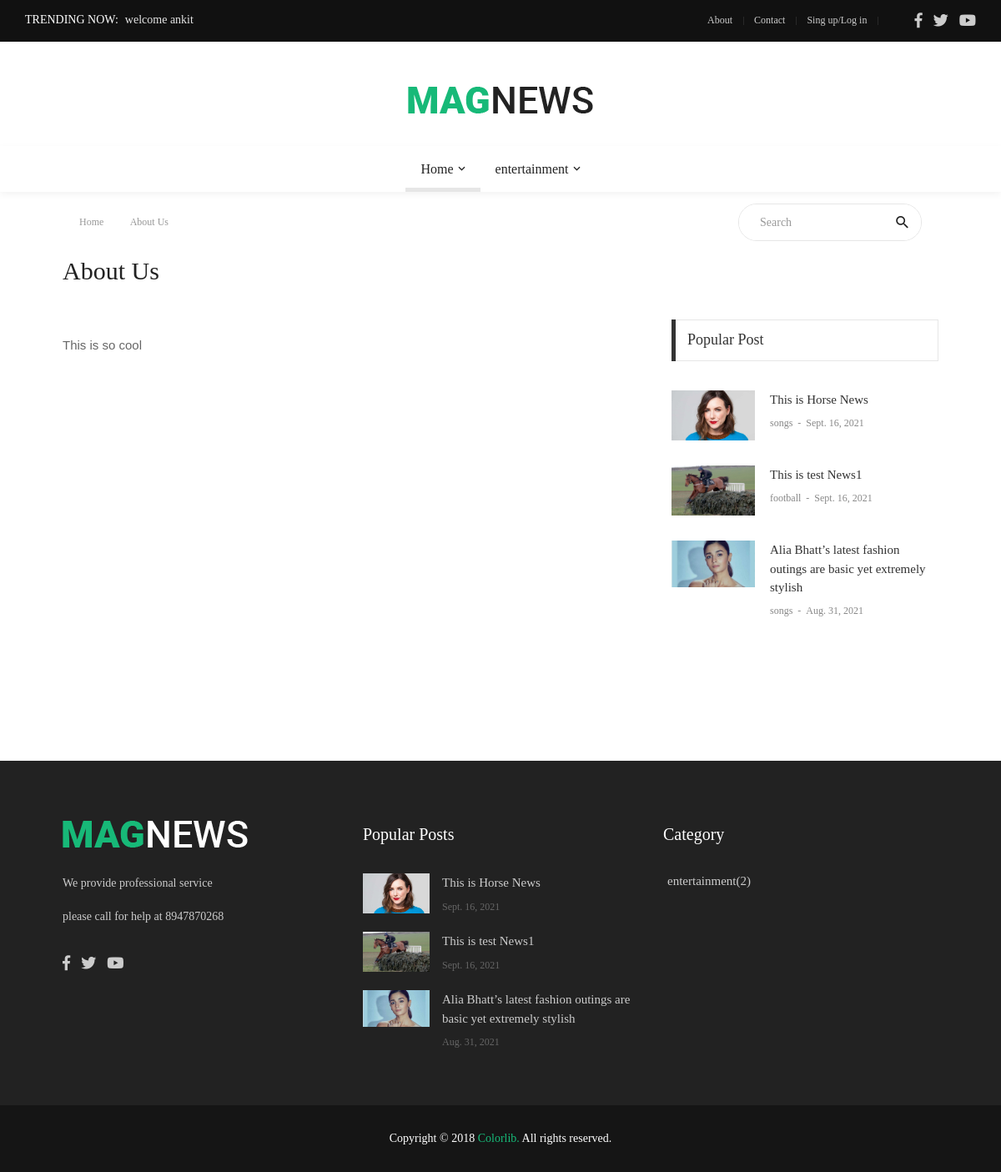
The page /about/ on the database its author committed.
### trending/models.py (models this page shows, shortened)
class Trending(models.Model):
    headline = models.CharField(max_length=250)

### myapp/models.py (models this page shows, shortened)
class article(models.Model):
    title = models.CharField(max_length=250)
    body = models.TextField()
    bodylong = models.TextField(default='-')
    fb = models.CharField(default='-', max_length=250)
    tw = models.CharField(default='-', max_length=250)
    yt = models.CharField(default='-', max_length=250)
    ph = models.CharField(default='-', max_length=250)
    picurl = models.TextField(default='_')
    picname = models.TextField(default='_')
    picurl2 = models.TextField(default='_')
    picname2 = models.TextField(default='_')

### cat/models.py (models this page shows, shortened)
class Cat(models.Model):
    name = models.CharField(max_length=250)
    count = models.IntegerField(default=0)

### news/models.py (models this page shows, shortened)
class News(models.Model):
    name = models.CharField(max_length=250)
    summary = models.TextField()
    body = models.TextField(default='_')
    date = models.DateField()
    picname = models.TextField()
    picurl = models.TextField(default='_')
    author = models.CharField(max_length=250, default='_')
    catname =models.CharField(max_length=250, default='_')
    catid = models.IntegerField(default=0)
    ocatid = models.IntegerField(default=0)
    show = models.IntegerField(default=0)
    tags = models.TextField(default='_')

### myapp/views.py (the view)
# urls.py: path('about/', views.about, name='about'),
def about(request):
    article_var  = article.objects.get(pk=1)
    news = News.objects.all().order_by('-pk')
    cat = Cat.objects.all()
    subcat = SubCat.objects.all()
    lastnews = News.objects.all().order_by('-pk')[:3]
    popularnews = News.objects.all().order_by('-show')
    popularnews2 = News.objects.all().order_by('-show')[:3]
    trending = Trending.objects.all().order_by('-pk')[:5]
    return render(request, 'front/about.html',{'name':article_var, 'News':news, 'cat':cat,'subcat':subcat,'lastnews':lastnews, 'popularnews2':popularnews2,'trending':trending})

### myapp/templates/front/about.html (shortened to what this page needs)
{% extends 'front/base.html' %}
{% load static %}
{% block mainblock %}
<div class="container">
	<div class="headline bg0 flex-wr-sb-c p-rl-20 p-tb-8">
		<div class="f2-s-1 p-r-30 m-tb-6">
			<a href="index.html" class="breadcrumb-item f1-s-3 cl9">
				Home
			</a>
			<span class="breadcrumb-item f1-s-3 cl9">
				About Us
			</span>
		</div>
			<div class="pos-relative size-a-2 bo-1-rad-22 of-hidden bocl11 m-tb-6">
				<input class="f1-s-1 cl6 plh9 s-full p-l-25 p-r-45" type="text" name="search" placeholder="Search">
				<button class="flex-c-c size-a-1 ab-t-r fs-20 cl2 hov-cl10 trans-03">
					<i class="zmdi zmdi-search"></i>
				</button>
			</div>
		</div>
	</div>
	<div class="container p-t-4 p-b-35">
		<h2 class="f1-l-1 cl2">
			About Us
		</h2>
	</div>
	<section class="bg0 p-b-110">
		<div class="container">
			<div class="row justify-content-center">
				<div class="col-md-7 col-lg-8 p-b-30">
					<div class="p-r-10 p-r-0-sr991">
						<p class="f1-s-11 cl6 p-b-25">
							{{name.bodylong|safe}}
						</p>
					</div>
				</div>
				<div class="col-md-5 col-lg-4 p-b-30">
					<div class="p-l-10 p-rl-0-sr991 p-t-5">
						<div>
							<div class="how2 how2-cl4 flex-s-c">
								<h3 class="f1-m-2 cl3 tab01-title">
									Popular Post
								</h3>
							</div>
							<ul class="p-t-35">
								{% for popular in popularnews2 %}
								<li class="flex-wr-sb-s p-b-30">
									<a href="#" class="size-w-10 wrap-pic-w hov1 trans-03">
										<img src="{{popular.picurl}}" alt="IMG">
									</a>
									<div class="size-w-11">
										<h6 class="p-b-4">
											<a href="{% url 'detail' name=popular.name %}" class="f1-s-5 cl3 hov-cl10 trans-03">
												{{popular.name}}
											</a>
										</h6>
										<span class="cl8 txt-center p-b-24">
											<a href="{% url 'detail' name=popular.name %}" class="f1-s-6 cl8 hov-cl10 trans-03">
												{{popular.catname}}
											</a>
											<span class="f1-s-3 m-rl-3">
												-
											</span>
											<span class="f1-s-3">
												{{popular.date}}
											</span>
										</span>
									</div>
								</li>
								{% endfor %}
							</ul>
						</div>
					</div>
				</div>
			</div>
		</div>
	</section>
{% endblock %}

### myapp/templates/front/base.html (shortened to what this page needs)
{% load static %}
<!DOCTYPE html>
<html lang="en">
<head>
	<link rel="stylesheet" type="text/css" href="{% static "front/vendor/bootstrap/css/bootstrap.min.css" %}">
	<link rel="stylesheet" type="text/css" href="{% static "front/fonts/fontawesome-5.0.8/css/fontawesome-all.min.css" %}">
	<link rel="stylesheet" type="text/css" href="{% static "front/fonts/iconic/css/material-design-iconic-font.min.css" %}">
	<link rel="stylesheet" type="text/css" href="{% static "front/vendor/animate/animate.css" %}">
	<link rel="stylesheet" type="text/css" href="{% static "front/vendor/css-hamburgers/hamburgers.min.css" %}" %>
	<link rel="stylesheet" type="text/css" href="{% static "front/vendor/animsition/css/animsition.min.css" %}">
	<link rel="stylesheet" type="text/css" href="{% static "front/css/util.min.css" %}">
	<link rel="stylesheet" type="text/css" href="{% static "front/css/main.css" %}">
</head>
<body class="animsition">
	<header>
		<div class="container-menu-desktop">
			<div class="topbar">
				<div class="content-topbar h-100 p-rl-30">
					<div class="align-self-stretch size-w-0 pos-relative m-r-30">
						<div class="f2-s-1 flex-wr-s-c s-full ab-t-l p-b-2">
							<span class="text-uppercase cl0 p-r-8">
								Trending Now:
							</span>
							<span class="dis-inline-block cl16 slide100-txt pos-relative size-w-0" data-in="fadeInDown" data-out="fadeOutDown">
								{% for trend in trending %}
								<span class="dis-inline-block slide100-txt-item animated visible-false">
								    {{ trend.headline }}
								</span>
								{% endfor %}
							</span>
						</div>
					</div>
					<div class="flex-wr-e-c">
						<div class="left-topbar">
							<span class="left-topbar-item flex-wr-s-c">
							<a href="{% url 'about' %}" class="left-topbar-item">
								About
							</a>
							<a href="{% url 'contact' %}" class="left-topbar-item">
								Contact
							</a>
							<a href="login/" class="left-topbar-item">
								Sing up/Log in
							</a>
						</div>
						<div class="right-topbar p-l-18">
							<a href="{{name.fb}}">
								<span class="fab fa-facebook-f"></span>
							</a>
							<a href="{{name.tw}}">
								<span class="fab fa-twitter"></span>
							</a>
							<a href="{{name.yt}}">
								<span class="fab fa-youtube"></span>
							</a>
						</div>
					</div>
				</div>
			</div>
			<div class="wrap-logo no-banner container">
				<div class="logo">
					<a href="/"><img src="{{name.picurl2}}" alt="LOGO"></a>
				</div>
			</div>
			<div class="wrap-main-nav">
				<div class="main-nav">
					<nav class="menu-desktop">
						<ul class="main-menu justify-content-center">
							<li class="main-menu-active">
								<a href="/">Home</a>
							</li>
							  {% for b in cat %}
							     {% if b.count != 0 %}
							<li class="mega-menu-item">
								<a href="category-01.html">{{b.name}}</a>
							</li>
							  {% endif %}
							  {% endfor %}
						</ul>
					</nav>
				</div>
			</div>
		</div>
	</header>
{% block mainblock %}
{% endblock %}
	<footer>
		<div class="bg2 p-t-40 p-b-25">
			<div class="container">
				<div class="row">
					<div class="col-lg-4 p-b-20">
						<div class="size-h-3 flex-s-c">
							<a href="index.html">
								<img class="max-s-full" src="{{name.picurl}}" alt="LOGO">
							</a>
						</div>
						<div>
							<p class="f1-s-1 cl11 p-b-16">
							{{name.body}}
							</p>
							<p class="f1-s-1 cl11 p-b-16">
							please call for help at {{name.ph}}
							</p>
							<div class="p-t-15">
								<a href="{{name.fb}}" class="fs-18 cl11 hov-cl10 trans-03 m-r-8">
									<span class="fab fa-facebook-f"></span>
								</a>
								<a href="name.tw" class="fs-18 cl11 hov-cl10 trans-03 m-r-8">
									<span class="fab fa-twitter"></span>
								</a>
								<a href="{{name.yt}}" class="fs-18 cl11 hov-cl10 trans-03 m-r-8">
									<span class="fab fa-youtube"></span>
								</a>
							</div>
						</div>
					</div>
					<div class="col-sm-6 col-lg-4 p-b-20">
						<div class="size-h-3 flex-s-c">
							<h5 class="f1-m-7 cl0">
								Popular Posts
							</h5>
						</div>
						<ul>
							{% for pop in popularnews2 %}
							<li class="flex-wr-sb-s p-b-20">
								<a href="{% url 'detail' name=pop.name %}" class="size-w-4 wrap-pic-w hov1 trans-03">
									<img src="{{pop.picurl}}"  alt="IMG">
								</a>
								<div class="size-w-5">
									<h6 class="p-b-5">
										<a href="{% url 'detail' name=pop.name %}" class="f1-s-5 cl11 hov-cl10 trans-03">
											{{pop.name}}
										</a>
									</h6>
									<span class="f1-s-3 cl6">
											{{pop.date}}
									</span>
								</div>
							</li>
							{% endfor %}
						</ul>
					</div>
					<div class="col-sm-6 col-lg-4 p-b-20">
						<div class="size-h-3 flex-s-c">
							<h5 class="f1-m-7 cl0">
								Category
							</h5>
						</div>
						<ul class="m-t--12">
							{% for c in cat %}
							 {% if c.count != 0  %}
							<li class="how-bor1 p-rl-5 p-tb-10">
								<a href="#" class="f1-s-5 cl11 hov-cl10 trans-03 p-tb-8">
									{{c.name}}({{c.count}})
								</a>
							</li>
							{% endif %}
							{% endfor %}
						</ul>
					</div>
				</div>
			</div>
		</div>
		<div class="bg11">
			<div class="container size-h-4 flex-c-c p-tb-15">
				<span class="f1-s-1 cl0 txt-center">
					Copyright © 2018
					<a href="#" class="f1-s-1 cl10 hov-link1">Colorlib.</a>
					All rights reserved.
				</span>
			</div>
		</div>
	</footer>
</body>
</html>

### rows shown on the page
Trending: headline "welcome ankit"
article: picurl2 (picture), bodylong "This is so cool", picurl (picture), body "We provide professional service", ph "8947870268"
Cat: name "entertainment", count "2"
News: picurl (picture), name "This is Horse News", catname "songs", date "Sept. 16, 2021"
News: picurl (picture), name "This is test News1", catname "football", date "Sept. 16, 2021"
News: picurl (picture), name "Alia Bhatt’s latest fashion outings are basic yet extremely stylish", catname "songs", date "Aug. 31, 2021"
